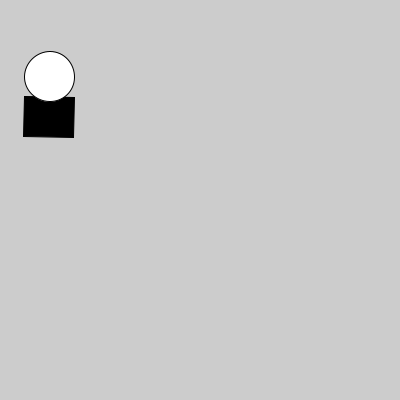
Frame 1 (no input)
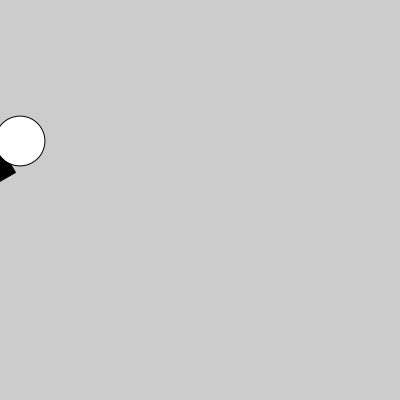
Frame 60 (the mouse pressed at the canvas centre just before this capture)
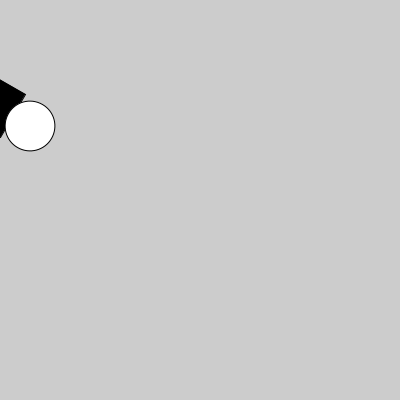
Frame 120 (the mouse held since frame 60 and released just before this capture)

The Processing sketch that drew these frames (run headless with seeded random() and noise(); from frame 60 on, the mouse is pressed at the canvas centre):

// Processing sketch: CustomShapes
// ── CustomShapes.pde
PShape alien, head, body;
PVector pos;
float angle;

void setup() {
  size(400, 400);

  // Create the shape group
  alien = createShape(GROUP);

  // Make two shapes
  ellipseMode(CORNER);
  head = createShape(ELLIPSE, -25, 0, 50, 50);
  head.setFill(color(255));
  body = createShape(RECT, -25, 45, 50, 40);
  body.setFill(color(0));

  // Add the two "child" shapes to the parent group
  alien.addChild(body);
  alien.addChild(head);
  
  // setup for animated movement of alien
  pos = new PVector(0,0);
  angle = 0.0;
}

void draw() {
  background(204);
  pos.add(1,1);
  angle++;
  
  translate(pos.x,pos.y);
  rotate(radians(angle));
  
  translate(50,50);
  shape(alien); // Draw the group

}
